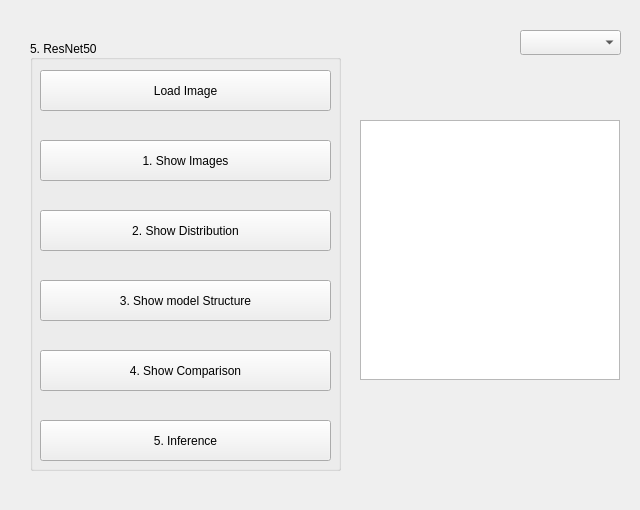
<?xml version="1.0" encoding="UTF-8"?>
<ui version="4.0">
 <class>Form</class>
 <widget class="QWidget" name="Form">
  <property name="geometry">
   <rect>
    <x>0</x>
    <y>0</y>
    <width>640</width>
    <height>510</height>
   </rect>
  </property>
  <property name="windowTitle">
   <string>CVDL 2022 HW2</string>
  </property>
  <widget class="QGroupBox" name="groupBox">
   <property name="enabled">
    <bool>true</bool>
   </property>
   <property name="geometry">
    <rect>
     <x>30</x>
     <y>40</y>
     <width>311</width>
     <height>431</height>
    </rect>
   </property>
   <property name="title">
    <string>5. ResNet50</string>
   </property>
   <property name="alignment">
    <set>Qt::AlignJustify|Qt::AlignVCenter</set>
   </property>
   <property name="flat">
    <bool>false</bool>
   </property>
   <property name="checkable">
    <bool>false</bool>
   </property>
   <widget class="QPushButton" name="LoadImage">
    <property name="geometry">
     <rect>
      <x>10</x>
      <y>30</y>
      <width>291</width>
      <height>41</height>
     </rect>
    </property>
    <property name="text">
     <string>Load Image</string>
    </property>
    <property name="autoDefault">
     <bool>false</bool>
    </property>
    <property name="default">
     <bool>false</bool>
    </property>
   </widget>
   <widget class="QPushButton" name="ShowImages">
    <property name="geometry">
     <rect>
      <x>10</x>
      <y>100</y>
      <width>291</width>
      <height>41</height>
     </rect>
    </property>
    <property name="text">
     <string>1. Show Images</string>
    </property>
    <property name="autoDefault">
     <bool>false</bool>
    </property>
    <property name="default">
     <bool>false</bool>
    </property>
   </widget>
   <widget class="QPushButton" name="SD">
    <property name="geometry">
     <rect>
      <x>10</x>
      <y>170</y>
      <width>291</width>
      <height>41</height>
     </rect>
    </property>
    <property name="text">
     <string>2. Show Distribution</string>
    </property>
    <property name="autoDefault">
     <bool>false</bool>
    </property>
    <property name="default">
     <bool>false</bool>
    </property>
   </widget>
   <widget class="QPushButton" name="SMS">
    <property name="geometry">
     <rect>
      <x>10</x>
      <y>240</y>
      <width>291</width>
      <height>41</height>
     </rect>
    </property>
    <property name="text">
     <string>3. Show model Structure</string>
    </property>
    <property name="autoDefault">
     <bool>false</bool>
    </property>
    <property name="default">
     <bool>false</bool>
    </property>
   </widget>
   <widget class="QPushButton" name="SC">
    <property name="geometry">
     <rect>
      <x>10</x>
      <y>310</y>
      <width>291</width>
      <height>41</height>
     </rect>
    </property>
    <property name="text">
     <string>4. Show Comparison</string>
    </property>
    <property name="autoDefault">
     <bool>false</bool>
    </property>
    <property name="default">
     <bool>false</bool>
    </property>
   </widget>
   <widget class="QPushButton" name="Inference">
    <property name="geometry">
     <rect>
      <x>10</x>
      <y>380</y>
      <width>291</width>
      <height>41</height>
     </rect>
    </property>
    <property name="text">
     <string>5. Inference</string>
    </property>
    <property name="autoDefault">
     <bool>false</bool>
    </property>
    <property name="default">
     <bool>false</bool>
    </property>
   </widget>
  </widget>
  <widget class="QGraphicsView" name="Image">
   <property name="geometry">
    <rect>
     <x>360</x>
     <y>120</y>
     <width>260</width>
     <height>260</height>
    </rect>
   </property>
  </widget>
  <widget class="QLabel" name="Label">
   <property name="geometry">
    <rect>
     <x>360</x>
     <y>390</y>
     <width>261</width>
     <height>30</height>
    </rect>
   </property>
   <property name="text">
    <string/>
   </property>
   <property name="alignment">
    <set>Qt::AlignJustify|Qt::AlignVCenter</set>
   </property>
  </widget>
  <widget class="QComboBox" name="Demo">
   <property name="geometry">
    <rect>
     <x>520</x>
     <y>30</y>
     <width>101</width>
     <height>25</height>
    </rect>
   </property>
  </widget>
 </widget>
 <resources/>
 <connections/>
</ui>
